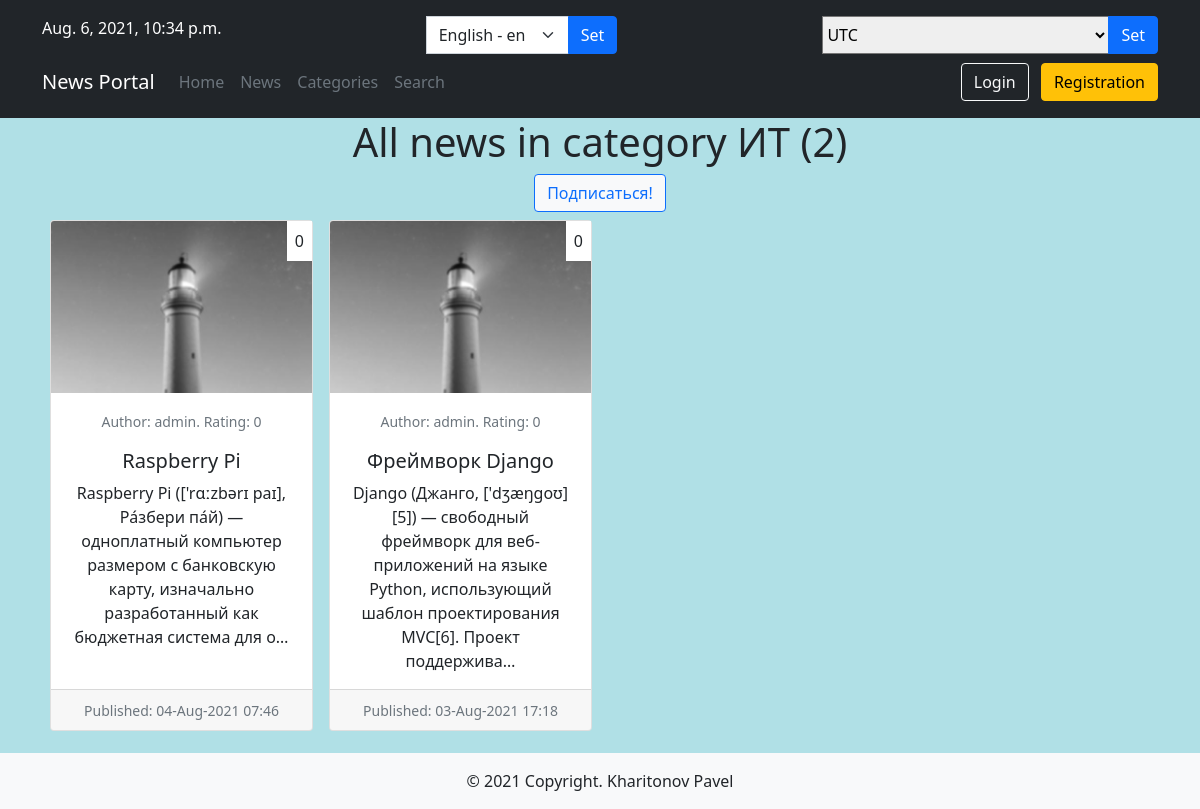
The app's page /news/categories/1, older data.
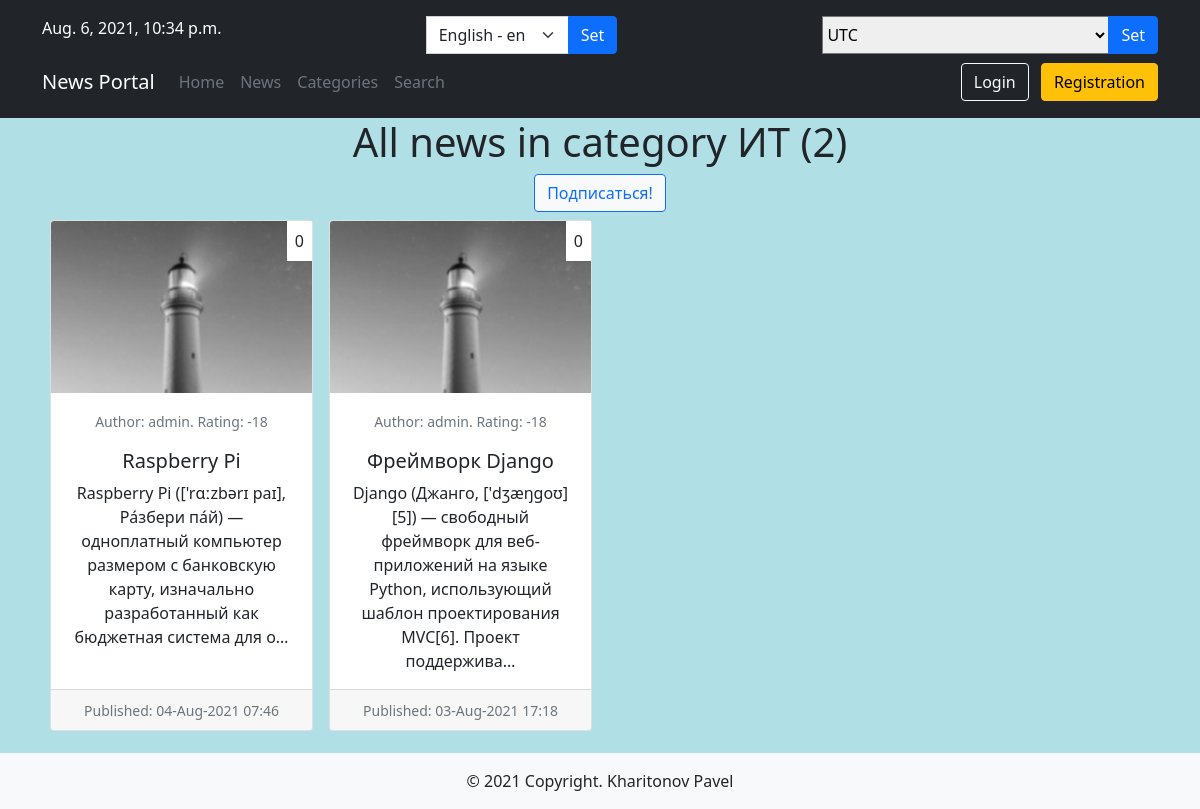
The same page, newer data.
### news/models.py (models this page shows, shortened)
class Post(models.Model):
    ARTICLE = 'AR'
    NEWS = 'NS'
    POST_CHOICES = (
        (ARTICLE, _('Article')),
        (NEWS, pgettext_lazy('Singular', 'News')),
    )
    author = models.ForeignKey(Author, on_delete=models.CASCADE, verbose_name=_('Author'))
    type_post = models.CharField(max_length=2, choices=POST_CHOICES,
                                 default=ARTICLE, verbose_name=_('Type'))
    created_at = models.DateTimeField(auto_now_add=True, verbose_name=_('Date of creation'))
    category = models.ManyToManyField(Category, through='PostCategory', verbose_name=_('Category'))
    title = models.CharField(max_length=255, verbose_name=_('Title'))
    content = models.TextField(verbose_name=_('Content'))
    rating = models.IntegerField(default=0, verbose_name=_('Rating'))
    users_with_like = models.ManyToManyField(User, blank=True, null=True, related_name='users_with_like')
    users_with_dislike = models.ManyToManyField(User, editable=False, blank=True, null=True, related_name='users_with_dislike')
    def get_absolute_url(self):
        return f'/news/{self.id}'
    class Meta:
        verbose_name = _('Publication')
        verbose_name_plural = _('Publications')
        ordering = ('-id',)

class Author(models.Model):
    user = models.OneToOneField(User, on_delete=models.CASCADE, verbose_name=_('User'))
    rating = models.IntegerField(default=0, verbose_name=_('Rating'))
    def get_rating(self):
        return self.rating
    def __str__(self):
        return f'{self.user}'
    class Meta:
        verbose_name = _('Author')
        verbose_name_plural = _('Authors')

### news/views.py (the view)
# urls.py: path('categories/<int:pk>', cache_page(60*5)(PostsCategoryListView.as_view()), name='posts_category'),
class PostsCategoryListView(ListView):
    model = Post
    template_name = 'news/posts_of_category.html'
    context_object_name = 'posts'
    ordering = ['-created_at']
    paginate_by = 10
    def get_queryset(self):
        qs = super().get_queryset()
        pk = self.kwargs['pk']
        category = Category.objects.get(id=pk)
        return qs.filter(category=category)
    def get_context_data(self, **kwargs):
        context = super().get_context_data(**kwargs)
        pk = self.kwargs['pk']
        category = Category.objects.get(id=pk)
        context['pk'] = pk
        context['category'] = category
        context['count_post'] = Post.objects.filter(category=category).count()
        context['is_not_subscriber'] = self.request.user not in category.subscribers.all()
        return context

### news/models.py (called while the page is built)
    def __str__(self):
        return f'{self.category}'

### news/templatetags/custom_tags.py (called while the page is built)
@register.filter(name='censor')
def censor(value):
    words = ['дурак', 'сука']
    for word in words:
        if word in value:
            value = value.replace(word, '***')
    return str(value)

@register.simple_tag(name='is_not_author', takes_context=True)
def is_not_author(context):
    request = context["request"]
    is_not_author = not request.user.groups.filter(name='authors').exists()
    return is_not_author

@register.simple_tag(name='get_current_time')
def get_current_time():
    return timezone.now()

@register.simple_tag(name='get_timezones')
def get_timezones():
    return pytz.common_timezones

### news/templates/news/posts_of_category.html (shortened to what this page needs)
{% extends 'default.html' %}
{% load i18n %}
{% block content %}
<h1 class="text-center">{% trans "All news in category" %}  {{ category }} ({{ count_post }})</h1>
<div class="text-center">
  <form action="{% url 'subscribe' %}" method="POST">
  <button type="submit" value="{{ pk }}" name="pk" class="btn btn-light btn-outline-primary">{% if is_not_subscriber %}Подписаться!{% else %}Отписаться!{% endif %}</button>
  </form>
</div>
{% if posts %}
<div class="card-group text-left">
  {% for post in posts %}
  {% block card %}
    {% include 'news/inc/_card.html' %}
  {% endblock card%}
  {% endfor %}
</div>
  {% else %}
    <div class="alert alert-primary" role="alert">
      {% trans "There are no news in the category yet" %} {{ category }}
    </div>
  {% endif %}
{% endblock content %}

### news/templates/news/inc/_card.html (shortened to what this page needs)
{% load custom_tags %}
{% load i18n %}
  <div class="col-12 col-md-6 col-lg-4 col-xl-3 p-2 text-center">
    <div class="card h-100" >
      <span class="position-absolute top-0 end-0 p-2 bg-white">
        <span class="text-dark">{{ post.rating }}</span>
      </span>
      <img src="/media/photo.jpg" class="card-img-top" alt="{{ post.title|censor }}">
      <div class="card-body">
        <p class="card-text"><small class="text-muted">{% trans "Author" %}: {{ post.author }}. {% trans "Rating" %}: {{ post.author.get_rating }}</small></p>
        <h5 class="card-title"><a href="{{ post.get_absolute_url }}" class="text-dark text-decoration-none">{{ post.title|censor }}</a></h5>
        <p class="card-text">{{ post.content|censor|truncatechars:150 }}</p>
      </div>
      <div class="card-footer">
        <small class="text-muted">{% trans "Published" %}: {{ post.created_at|date:'d-M-Y H:i'  }}</small>
      </div>
    </div>
  </div>

Row changes from the older to the newer data that the page shows:
changed through a linked row, Post "Raspberry Pi": author.get_rating "0" → "-18"
changed through a linked row, Post "Фреймворк Django": author.get_rating "0" → "-18"
